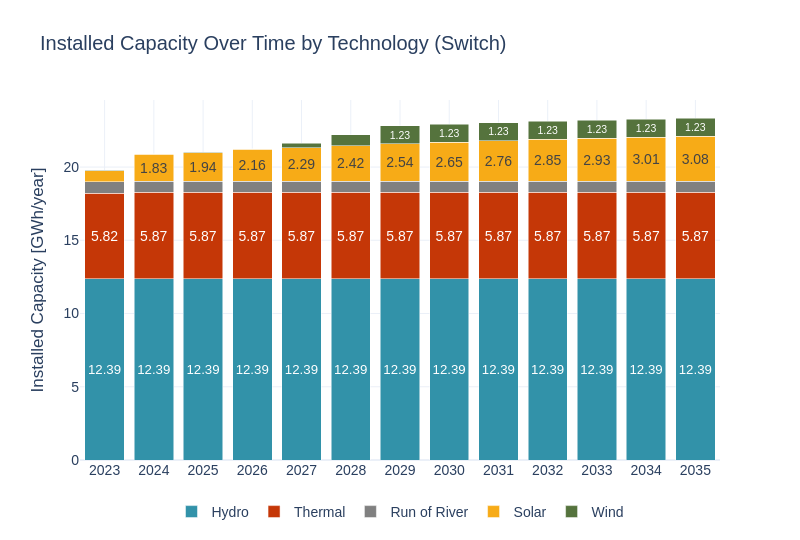

Write notebook code for a chart like this one.
### Code cell
import pandas as pd

cap_inst = pd.read_csv(model_outputs_path + 'BuildGen.csv')
gen_info = pd.read_csv(model_inputs_path + 'gen_info.csv')

# Unir con info de tecnologías
cap_inst = pd.merge(cap_inst, gen_info, left_on='GEN_BLD_YRS_1',
                    right_on='GENERATION_PROJECT', how='inner')
# Filtrar solo plantas activas (gen_max_age > 1)
cap_inst = cap_inst[cap_inst['gen_max_age'] > 1]
# Expandir cada planta en sus años activos
records = []
for _, row in cap_inst.iterrows():
    start_year = row['GEN_BLD_YRS_2']
    end_year = start_year + row['gen_max_age'] - 1
    for year in range(start_year, end_year + 1):
        if year <= 2035:
            records.append({
                'year': year,
                'gen_tech': row['gen_tech'],
                'BuildGen': row['BuildGen']
            })

# Crear nuevo DataFrame con capacidad activa por año
cap_inst_expanded = pd.DataFrame(records)
# Sumar capacidad instalada activa por año y tecnología
cap_inst_switch = cap_inst_expanded.groupby(['year', 'gen_tech'], as_index=False)['BuildGen'].sum()
cap_inst_switch = cap_inst_switch[cap_inst_switch['year'] >= years[0]]
cap_inst_switch = cap_inst_switch[cap_inst_switch['year'] <= years[1]]
cap_inst_switch['BuildGen'] = cap_inst_switch['BuildGen'] / 1000
sw.scenarios.dispatched_generation(cap_inst_switch, 'Installed Capacity', 'GWh', 'year', 'BuildGen', 'gen_tech', scenario_name, 'Switch', 1)

### Figure 1 — Plotly figure (JSON) as saved in the notebook; plotly's stock layout.template omitted (floating-point values rounded to 4 significant figures)
{"data": [{"alignmentgroup": "True", "hovertemplate": "gen_tech=Hydro<br>Year=%{x}<br>Dispatched Generation (MW)=%{y}<br>text=%{text}<extra></extra>", "insidetextanchor": "middle", "legendgroup": "Hydro", "marker": {"color": "#3292A9", "pattern": {"shape": ""}}, "name": "Hydro", "offsetgroup": "Hydro", "orientation": "v", "showlegend": true, "text": ["12.39", "12.39", "12.39", "12.39", "12.39", "12.39", "12.39", "12.39", "12.39", "12.39", "12.39", "12.39", "12.39"], "textangle": 0, "textposition": "inside", "texttemplate": "%{text:.2f}", "type": "bar", "x": [2023, 2024, 2025, 2026, 2027, 2028, 2029, 2030, 2031, 2032, 2033, 2034, 2035], "xaxis": "x", "y": [12.39, 12.39, 12.39, 12.39, 12.39, 12.39, 12.39, 12.39, 12.39, 12.39, 12.39, 12.39, 12.39], "yaxis": "y"}, {"alignmentgroup": "True", "hovertemplate": "gen_tech=Thermal<br>Year=%{x}<br>Dispatched Generation (MW)=%{y}<br>text=%{text}<extra></extra>", "insidetextanchor": "middle", "legendgroup": "Thermal", "marker": {"color": "#C53707", "pattern": {"shape": ""}}, "name": "Thermal", "offsetgroup": "Thermal", "orientation": "v", "showlegend": true, "text": ["5.82", "5.87", "5.87", "5.87", "5.87", "5.87", "5.87", "5.87", "5.87", "5.87", "5.87", "5.87", "5.87"], "textangle": 0, "textposition": "inside", "texttemplate": "%{text:.2f}", "type": "bar", "x": [2023, 2024, 2025, 2026, 2027, 2028, 2029, 2030, 2031, 2032, 2033, 2034, 2035], "xaxis": "x", "y": [5.822, 5.873, 5.873, 5.873, 5.873, 5.873, 5.873, 5.873, 5.873, 5.873, 5.873, 5.873, 5.873], "yaxis": "y"}, {"alignmentgroup": "True", "hovertemplate": "gen_tech=Run of River<br>Year=%{x}<br>Dispatched Generation (MW)=%{y}<br>text=%{text}<extra></extra>", "insidetextanchor": "middle", "legendgroup": "Run of River", "marker": {"color": "#808080", "pattern": {"shape": ""}}, "name": "Run of River", "offsetgroup": "Run of River", "orientation": "v", "showlegend": true, "text": ["", "", "", "", "", "", "", "", "", "", "", "", ""], "textangle": 0, "textposition": "inside", "texttemplate": "%{text:.2f}", "type": "bar", "x": [2023, 2024, 2025, 2026, 2027, 2028, 2029, 2030, 2031, 2032, 2033, 2034, 2035], "xaxis": "x", "y": [0.782, 0.782, 0.782, 0.782, 0.782, 0.782, 0.782, 0.782, 0.782, 0.782, 0.782, 0.782, 0.782], "yaxis": "y"}, {"alignmentgroup": "True", "hovertemplate": "gen_tech=Solar<br>Year=%{x}<br>Dispatched Generation (MW)=%{y}<br>text=%{text}<extra></extra>", "insidetextanchor": "middle", "legendgroup": "Solar", "marker": {"color": "#F7AB17", "pattern": {"shape": ""}}, "name": "Solar", "offsetgroup": "Solar", "orientation": "v", "showlegend": true, "text": ["", "1.83", "1.94", "2.16", "2.29", "2.42", "2.54", "2.65", "2.76", "2.85", "2.93", "3.01", "3.08"], "textangle": 0, "textposition": "inside", "texttemplate": "%{text:.2f}", "type": "bar", "x": [2023, 2024, 2025, 2026, 2027, 2028, 2029, 2030, 2031, 2032, 2033, 2034, 2035], "xaxis": "x", "y": [0.7522, 1.832, 1.942, 2.16, 2.288, 2.416, 2.539, 2.648, 2.757, 2.848, 2.927, 3.007, 3.075], "yaxis": "y"}, {"alignmentgroup": "True", "hovertemplate": "gen_tech=Wind<br>Year=%{x}<br>Dispatched Generation (MW)=%{y}<br>text=%{text}<extra></extra>", "insidetextanchor": "middle", "legendgroup": "Wind", "marker": {"color": "#55733D", "pattern": {"shape": ""}}, "name": "Wind", "offsetgroup": "Wind", "orientation": "v", "showlegend": true, "text": ["", "", "", "", "", "", "1.23", "1.23", "1.23", "1.23", "1.23", "1.23", "1.23"], "textangle": 0, "textposition": "inside", "texttemplate": "%{text:.2f}", "type": "bar", "x": [2023, 2024, 2025, 2026, 2027, 2028, 2029, 2030, 2031, 2032, 2033, 2034, 2035], "xaxis": "x", "y": [0.032, 0.032, 0.032, 0.032, 0.287, 0.737, 1.229, 1.229, 1.229, 1.229, 1.229, 1.229, 1.229], "yaxis": "y"}], "layout": {"barmode": "stack", "font": {"family": "Arial", "size": 14}, "height": 540, "legend": {"orientation": "h", "title": {}, "tracegroupgap": 0, "x": 0.5, "xanchor": "center", "y": -0.1}, "title": {"text": "Installed Capacity Over Time by Technology (Switch)"}, "width": 800, "xaxis": {"anchor": "y", "domain": [0, 1], "showgrid": true, "tickangle": 0, "tickfont": {"family": "Arial", "size": 14}, "tickvals": [2023, 2024, 2025, 2026, 2027, 2028, 2029, 2030, 2031, 2032, 2033, 2034, 2035], "title": {"text": ""}}, "yaxis": {"anchor": "x", "domain": [0, 1], "title": {"text": "Installed Capacity [GWh/year]"}}}}
